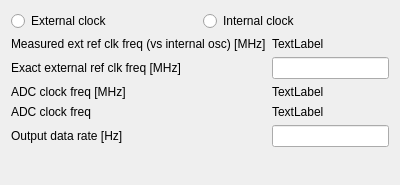
<?xml version="1.0" encoding="UTF-8"?>
<ui version="4.0">
 <class>Form</class>
 <widget class="QWidget" name="Form">
  <property name="geometry">
   <rect>
    <x>0</x>
    <y>0</y>
    <width>400</width>
    <height>185</height>
   </rect>
  </property>
  <property name="windowTitle">
   <string>Form</string>
  </property>
  <layout class="QFormLayout" name="formLayout">
   <item row="2" column="0">
    <widget class="QLabel" name="label">
     <property name="text">
      <string>Exact external ref clk freq [MHz]</string>
     </property>
    </widget>
   </item>
   <item row="2" column="1">
    <widget class="QLineEdit" name="lineEdit"/>
   </item>
   <item row="5" column="0">
    <widget class="QLabel" name="label_3">
     <property name="text">
      <string>ADC clock freq [MHz]</string>
     </property>
    </widget>
   </item>
   <item row="5" column="1">
    <widget class="QLabel" name="label_4">
     <property name="text">
      <string>TextLabel</string>
     </property>
    </widget>
   </item>
   <item row="6" column="0">
    <widget class="QLabel" name="label_6">
     <property name="text">
      <string>ADC clock freq</string>
     </property>
    </widget>
   </item>
   <item row="6" column="1">
    <widget class="QLabel" name="label_7">
     <property name="text">
      <string>TextLabel</string>
     </property>
    </widget>
   </item>
   <item row="1" column="0">
    <widget class="QLabel" name="label_2">
     <property name="text">
      <string>Measured ext ref clk freq (vs internal osc) [MHz]</string>
     </property>
    </widget>
   </item>
   <item row="1" column="1">
    <widget class="QLabel" name="label_5">
     <property name="text">
      <string>TextLabel</string>
     </property>
    </widget>
   </item>
   <item row="0" column="0" colspan="2">
    <layout class="QHBoxLayout" name="horizontalLayout">
     <item>
      <widget class="QRadioButton" name="radioButton_2">
       <property name="text">
        <string>External clock</string>
       </property>
      </widget>
     </item>
     <item>
      <widget class="QRadioButton" name="radioButton">
       <property name="text">
        <string>Internal clock</string>
       </property>
      </widget>
     </item>
    </layout>
   </item>
   <item row="7" column="0">
    <widget class="QLabel" name="label_8">
     <property name="text">
      <string>Output data rate [Hz]</string>
     </property>
    </widget>
   </item>
   <item row="7" column="1">
    <widget class="QLineEdit" name="editOutputDataRate"/>
   </item>
  </layout>
 </widget>
 <resources/>
 <connections/>
</ui>
